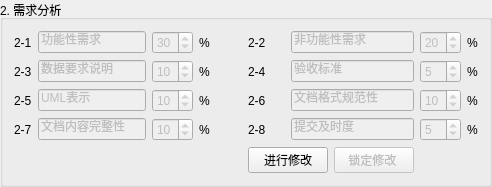
        <widget class="QGroupBox" name="groupBox_2">
         <property name="sizePolicy">
          <sizepolicy hsizetype="Expanding" vsizetype="Expanding">
           <horstretch>0</horstretch>
           <verstretch>0</verstretch>
          </sizepolicy>
         </property>
         <property name="title">
          <string>2. 需求分析</string>
         </property>
         <layout class="QGridLayout" name="gridLayout_2">
          <item row="0" column="0">
           <widget class="QLabel" name="pro2_1Label">
            <property name="text">
             <string>2-1</string>
            </property>
            <property name="alignment">
             <set>Qt::AlignLeading|Qt::AlignLeft|Qt::AlignVCenter</set>
            </property>
            <property name="buddy">
             <cstring>pro2_1LineEdit</cstring>
            </property>
           </widget>
          </item>
          <item row="0" column="1">
           <widget class="QLineEdit" name="pro2_1LineEdit">
            <property name="enabled">
             <bool>false</bool>
            </property>
            <property name="text">
             <string>功能性需求</string>
            </property>
           </widget>
          </item>
          <item row="0" column="2">
           <widget class="QSpinBox" name="pro2_1SpinBox">
            <property name="enabled">
             <bool>false</bool>
            </property>
            <property name="value">
             <number>30</number>
            </property>
           </widget>
          </item>
          <item row="0" column="3">
           <widget class="QLabel" name="label_10">
            <property name="text">
             <string>%</string>
            </property>
           </widget>
          </item>
          <item row="0" column="4">
           <spacer name="horizontalSpacer_14">
            <property name="orientation">
             <enum>Qt::Horizontal</enum>
            </property>
            <property name="sizeHint" stdset="0">
             <size>
              <width>32</width>
              <height>20</height>
             </size>
            </property>
           </spacer>
          </item>
          <item row="0" column="5">
           <widget class="QLabel" name="pro2_2Label">
            <property name="text">
             <string>2-2</string>
            </property>
            <property name="alignment">
             <set>Qt::AlignLeading|Qt::AlignLeft|Qt::AlignVCenter</set>
            </property>
            <property name="buddy">
             <cstring>pro2_2LineEdit</cstring>
            </property>
           </widget>
          </item>
          <item row="0" column="6" colspan="2">
           <widget class="QLineEdit" name="pro2_2LineEdit">
            <property name="enabled">
             <bool>false</bool>
            </property>
            <property name="text">
             <string>非功能性需求</string>
            </property>
           </widget>
          </item>
          <item row="0" column="8">
           <widget class="QSpinBox" name="pro2_2SpinBox">
            <property name="enabled">
             <bool>false</bool>
            </property>
            <property name="value">
             <number>20</number>
            </property>
           </widget>
          </item>
          <item row="0" column="9">
           <widget class="QLabel" name="label_14">
            <property name="text">
             <string>%</string>
            </property>
           </widget>
          </item>
          <item row="1" column="0">
           <widget class="QLabel" name="pro2_3Label">
            <property name="text">
             <string>2-3</string>
            </property>
            <property name="alignment">
             <set>Qt::AlignLeading|Qt::AlignLeft|Qt::AlignVCenter</set>
            </property>
            <property name="buddy">
             <cstring>pro2_3LineEdit</cstring>
            </property>
           </widget>
          </item>
          <item row="1" column="1">
           <widget class="QLineEdit" name="pro2_3LineEdit">
            <property name="enabled">
             <bool>false</bool>
            </property>
            <property name="text">
             <string>数据要求说明</string>
            </property>
           </widget>
          </item>
          <item row="1" column="2">
           <widget class="QSpinBox" name="pro2_3SpinBox">
            <property name="enabled">
             <bool>false</bool>
            </property>
            <property name="value">
             <number>10</number>
            </property>
           </widget>
          </item>
          <item row="1" column="3">
           <widget class="QLabel" name="label_9">
            <property name="text">
             <string>%</string>
            </property>
           </widget>
          </item>
          <item row="1" column="4">
           <spacer name="horizontalSpacer_12">
            <property name="orientation">
             <enum>Qt::Horizontal</enum>
            </property>
            <property name="sizeHint" stdset="0">
             <size>
              <width>32</width>
              <height>20</height>
             </size>
            </property>
           </spacer>
          </item>
          <item row="1" column="5">
           <widget class="QLabel" name="pro2_4Label">
            <property name="text">
             <string>2-4</string>
            </property>
            <property name="alignment">
             <set>Qt::AlignLeading|Qt::AlignLeft|Qt::AlignVCenter</set>
            </property>
            <property name="buddy">
             <cstring>pro2_4LineEdit</cstring>
            </property>
           </widget>
          </item>
          <item row="1" column="6" colspan="2">
           <widget class="QLineEdit" name="pro2_4LineEdit">
            <property name="enabled">
             <bool>false</bool>
            </property>
            <property name="text">
             <string>验收标准</string>
            </property>
           </widget>
          </item>
          <item row="1" column="8">
           <widget class="QSpinBox" name="pro2_4SpinBox">
            <property name="enabled">
             <bool>false</bool>
            </property>
            <property name="value">
             <number>5</number>
            </property>
           </widget>
          </item>
          <item row="1" column="9">
           <widget class="QLabel" name="label_13">
            <property name="text">
             <string>%</string>
            </property>
           </widget>
          </item>
          <item row="2" column="0">
           <widget class="QLabel" name="pro2_5Label">
            <property name="text">
             <string>2-5</string>
            </property>
            <property name="alignment">
             <set>Qt::AlignLeading|Qt::AlignLeft|Qt::AlignVCenter</set>
            </property>
            <property name="buddy">
             <cstring>pro2_5LineEdit</cstring>
            </property>
           </widget>
          </item>
          <item row="2" column="1">
           <widget class="QLineEdit" name="pro2_5LineEdit">
            <property name="enabled">
             <bool>false</bool>
            </property>
            <property name="text">
             <string>UML表示</string>
            </property>
           </widget>
          </item>
          <item row="2" column="2">
           <widget class="QSpinBox" name="pro2_5SpinBox">
            <property name="enabled">
             <bool>false</bool>
            </property>
            <property name="value">
             <number>10</number>
            </property>
           </widget>
          </item>
          <item row="2" column="3">
           <widget class="QLabel" name="label_11">
            <property name="text">
             <string>%</string>
            </property>
           </widget>
          </item>
          <item row="2" column="4">
           <spacer name="horizontalSpacer_15">
            <property name="orientation">
             <enum>Qt::Horizontal</enum>
            </property>
            <property name="sizeHint" stdset="0">
             <size>
              <width>32</width>
              <height>20</height>
             </size>
            </property>
           </spacer>
          </item>
          <item row="2" column="5">
           <widget class="QLabel" name="pro2_6Label">
            <property name="text">
             <string>2-6</string>
            </property>
            <property name="alignment">
             <set>Qt::AlignLeading|Qt::AlignLeft|Qt::AlignVCenter</set>
            </property>
            <property name="buddy">
             <cstring>pro2_6LineEdit</cstring>
            </property>
           </widget>
          </item>
          <item row="2" column="6" colspan="2">
           <widget class="QLineEdit" name="pro2_6LineEdit">
            <property name="enabled">
             <bool>false</bool>
            </property>
            <property name="text">
             <string>文档格式规范性</string>
            </property>
           </widget>
          </item>
          <item row="2" column="8">
           <widget class="QSpinBox" name="pro2_6SpinBox">
            <property name="enabled">
             <bool>false</bool>
            </property>
            <property name="value">
             <number>10</number>
            </property>
           </widget>
          </item>
          <item row="2" column="9">
           <widget class="QLabel" name="label_15">
            <property name="text">
             <string>%</string>
            </property>
           </widget>
          </item>
          <item row="3" column="0">
           <widget class="QLabel" name="pro2_7Label">
            <property name="text">
             <string>2-7</string>
            </property>
            <property name="alignment">
             <set>Qt::AlignLeading|Qt::AlignLeft|Qt::AlignVCenter</set>
            </property>
            <property name="buddy">
             <cstring>pro2_7LineEdit</cstring>
            </property>
           </widget>
          </item>
          <item row="3" column="1">
           <widget class="QLineEdit" name="pro2_7LineEdit">
            <property name="enabled">
             <bool>false</bool>
            </property>
            <property name="text">
             <string>文档内容完整性</string>
            </property>
           </widget>
          </item>
          <item row="3" column="2">
           <widget class="QSpinBox" name="pro2_7SpinBox">
            <property name="enabled">
             <bool>false</bool>
            </property>
            <property name="value">
             <number>10</number>
            </property>
           </widget>
          </item>
          <item row="3" column="3">
           <widget class="QLabel" name="label_8">
            <property name="text">
             <string>%</string>
            </property>
           </widget>
          </item>
          <item row="3" column="4">
           <spacer name="horizontalSpacer_13">
            <property name="orientation">
             <enum>Qt::Horizontal</enum>
            </property>
            <property name="sizeHint" stdset="0">
             <size>
              <width>32</width>
              <height>20</height>
             </size>
            </property>
           </spacer>
          </item>
          <item row="3" column="5">
           <widget class="QLabel" name="pro2_8Label">
            <property name="text">
             <string>2-8</string>
            </property>
            <property name="alignment">
             <set>Qt::AlignLeading|Qt::AlignLeft|Qt::AlignVCenter</set>
            </property>
            <property name="buddy">
             <cstring>pro2_8LineEdit</cstring>
            </property>
           </widget>
          </item>
          <item row="3" column="6" colspan="2">
           <widget class="QLineEdit" name="pro2_8LineEdit">
            <property name="enabled">
             <bool>false</bool>
            </property>
            <property name="text">
             <string>提交及时度</string>
            </property>
           </widget>
          </item>
          <item row="3" column="8">
           <widget class="QSpinBox" name="pro2_8SpinBox">
            <property name="enabled">
             <bool>false</bool>
            </property>
            <property name="value">
             <number>5</number>
            </property>
           </widget>
          </item>
          <item row="3" column="9">
           <widget class="QLabel" name="label_12">
            <property name="text">
             <string>%</string>
            </property>
           </widget>
          </item>
          <item row="4" column="5" colspan="2">
           <widget class="QPushButton" name="modifyBtn2">
            <property name="sizePolicy">
             <sizepolicy hsizetype="Minimum" vsizetype="Fixed">
              <horstretch>0</horstretch>
              <verstretch>0</verstretch>
             </sizepolicy>
            </property>
            <property name="text">
             <string>进行修改</string>
            </property>
           </widget>
          </item>
          <item row="4" column="7">
           <widget class="QPushButton" name="lockBtn2">
            <property name="enabled">
             <bool>false</bool>
            </property>
            <property name="sizePolicy">
             <sizepolicy hsizetype="Minimum" vsizetype="Fixed">
              <horstretch>0</horstretch>
              <verstretch>0</verstretch>
             </sizepolicy>
            </property>
            <property name="text">
             <string>锁定修改 </string>
            </property>
            <property name="checkable">
             <bool>false</bool>
            </property>
           </widget>
          </item>
          <item row="4" column="8" colspan="2">
           <spacer name="horizontalSpacer_5">
            <property name="orientation">
             <enum>Qt::Horizontal</enum>
            </property>
            <property name="sizeHint" stdset="0">
             <size>
              <width>51</width>
              <height>20</height>
             </size>
            </property>
           </spacer>
          </item>
         </layout>
         <zorder>pro2_1Label</zorder>
         <zorder>pro2_1LineEdit</zorder>
         <zorder>pro2_1SpinBox</zorder>
         <zorder>pro2_2Label</zorder>
         <zorder>pro2_2LineEdit</zorder>
         <zorder>pro2_2SpinBox</zorder>
         <zorder>pro2_3Label</zorder>
         <zorder>pro2_3LineEdit</zorder>
         <zorder>pro2_3SpinBox</zorder>
         <zorder>pro2_4Label</zorder>
         <zorder>pro2_4LineEdit</zorder>
         <zorder>pro2_4SpinBox</zorder>
         <zorder>pro2_5Label</zorder>
         <zorder>pro2_5SpinBox</zorder>
         <zorder>pro2_6Label</zorder>
         <zorder>pro2_6LineEdit</zorder>
         <zorder>pro2_6SpinBox</zorder>
         <zorder>pro2_7Label</zorder>
         <zorder>pro2_7LineEdit</zorder>
         <zorder>pro2_7SpinBox</zorder>
         <zorder>pro2_8Label</zorder>
         <zorder>pro2_8LineEdit</zorder>
         <zorder>pro2_8SpinBox</zorder>
         <zorder>pro2_5LineEdit</zorder>
         <zorder>label_8</zorder>
         <zorder>label_9</zorder>
         <zorder>label_10</zorder>
         <zorder>label_11</zorder>
         <zorder>label_12</zorder>
         <zorder>label_13</zorder>
         <zorder>label_14</zorder>
         <zorder>label_15</zorder>
         <zorder>modifyBtn2</zorder>
         <zorder>horizontalSpacer_5</zorder>
         <zorder>lockBtn2</zorder>
         <zorder>horizontalSpacer_12</zorder>
         <zorder>horizontalSpacer_13</zorder>
         <zorder>horizontalSpacer_14</zorder>
         <zorder>horizontalSpacer_15</zorder>
        </widget>
